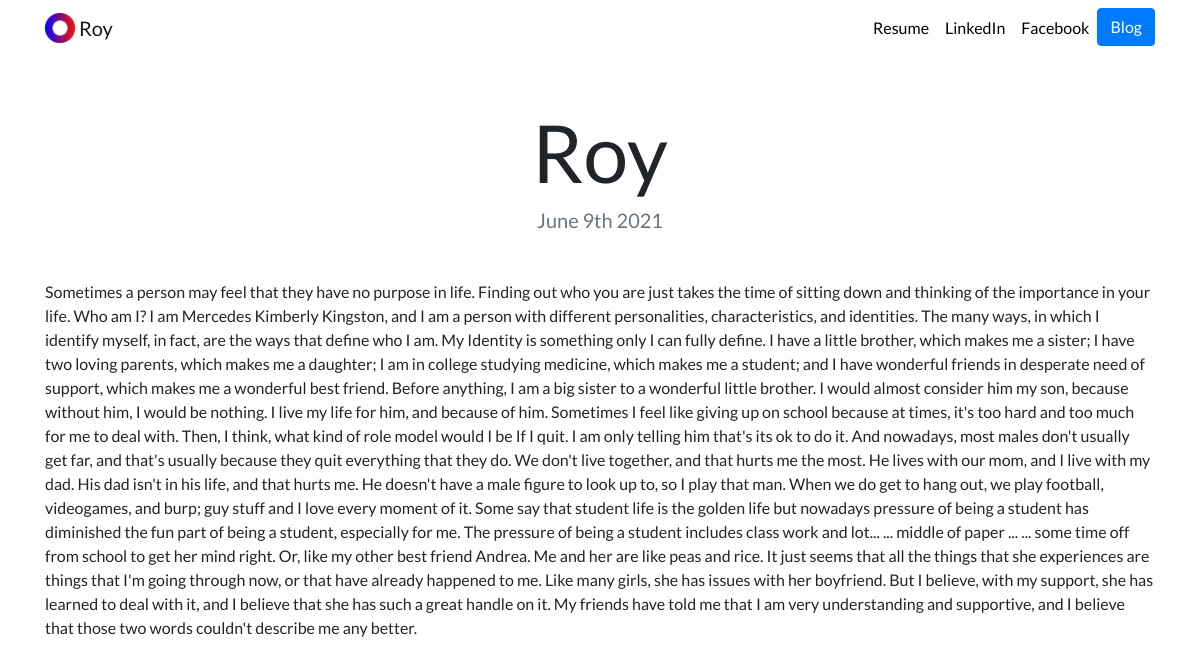
The app's page /blog/2/ with its own data.
### blog/models.py (models this page shows, shortened)
class Blog(models.Model):
    title = models.CharField(max_length=200)
    blog = models.TextField()
    date = models.DateField()

### blog/views.py (the view)
# urls.py: path('<int:blog_id>/',views.detail,name='detail'),
def detail(request,blog_id):
    blog = get_object_or_404(Blog,pk= blog_id)
    return render(request ,'blog/detail.html',{'blog':blog})

### blog/templates/blog/detail.html
{% extends "portfolio/base.html" %}
{% load static %}
{% block content %}
<h1 class="text-center mt-5" id="blogdetailtitle">{{ blog.title }}</h1>
<h5 class="text-center text-muted mb-5">{{ blog.date|date:'F jS Y' }}</h5>
{{ blog.blog|safe }}
{% endblock %}

### portfolio/static/custom.css (style rules this page uses)
body { font-family: 'Lato', sans-serif; }
@media (min-width: 992px) { #blogdetailtitle { font-size: 5rem; } }

### records on screen
Blog: title "Roy", date "June 9th 2021", blog "Sometimes a person may feel that they have no purpose in life. Finding out who you are just takes the time of sitting down and thinking of the importance in your life. Who am I? I am Mercedes Kimberly Kingston, and I am a person with different personalities, characteristics, and identities. The many ways, in which I identify myself, in fact, are the ways that define who I am. My Identity is something only I can fully define. I have a little brother, which makes me a sister; I have two loving parents, which makes me a daughter; I am in college studying medicine, which makes me a student; and I have wonderful friends in desperate need of support, which makes me a wonderful best friend. Before…"
